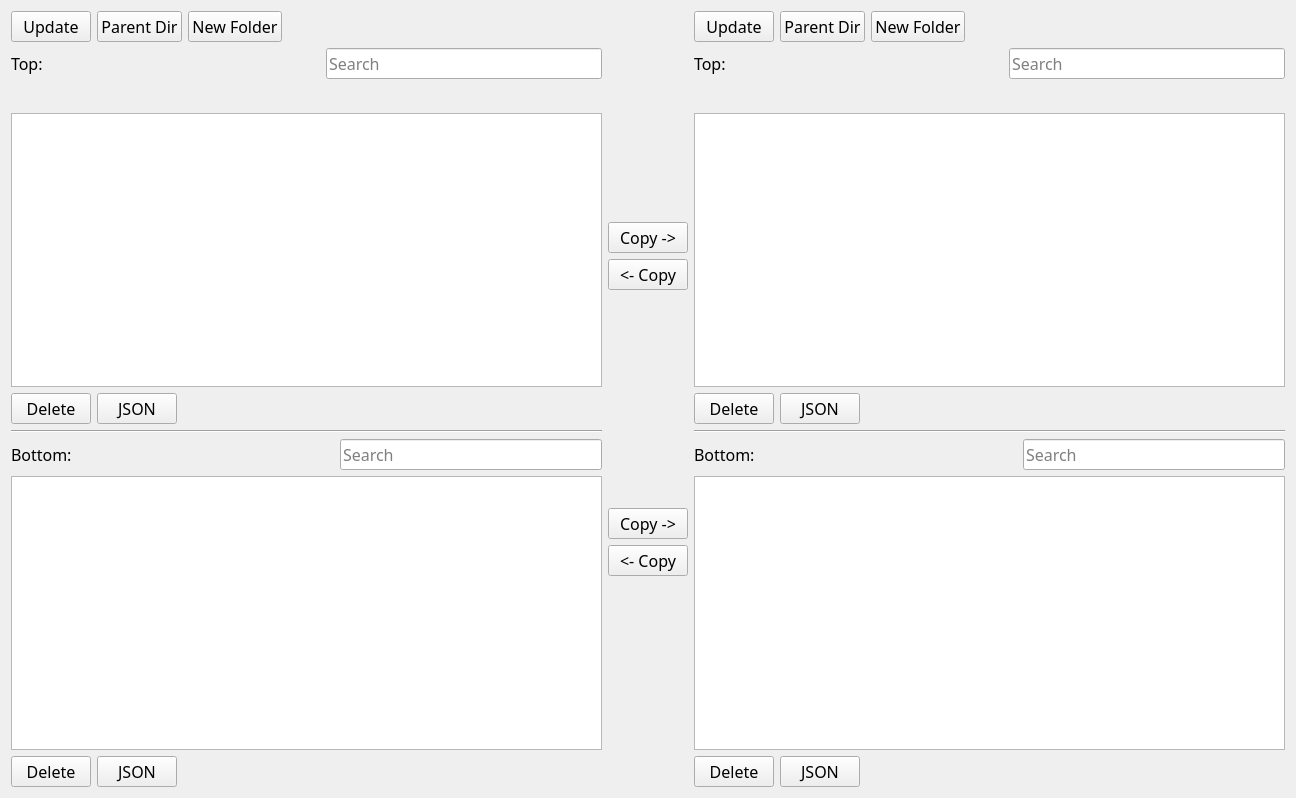
<?xml version="1.0" encoding="UTF-8"?>
<ui version="4.0">
 <class>Form</class>
 <widget class="QWidget" name="Form">
  <property name="geometry">
   <rect>
    <x>0</x>
    <y>0</y>
    <width>1296</width>
    <height>798</height>
   </rect>
  </property>
  <property name="windowTitle">
   <string>Form</string>
  </property>
  <layout class="QHBoxLayout" name="horizontalLayout_11">
   <item>
    <layout class="QVBoxLayout" name="verticalLayout_2">
     <item>
      <layout class="QHBoxLayout" name="horizontalLayout">
       <item>
        <widget class="QPushButton" name="pushButtonUpdateLeft">
         <property name="font">
          <font>
           <family>Waree</family>
           <pointsize>12</pointsize>
          </font>
         </property>
         <property name="toolTip">
          <string>Update the list of monitors. </string>
         </property>
         <property name="text">
          <string>Update</string>
         </property>
        </widget>
       </item>
       <item>
        <widget class="QPushButton" name="pushButtonParentDirLeft">
         <property name="font">
          <font>
           <family>Waree</family>
           <pointsize>12</pointsize>
          </font>
         </property>
         <property name="toolTip">
          <string>Go up one level to the parent directory of the current directory. </string>
         </property>
         <property name="text">
          <string>Parent Dir</string>
         </property>
        </widget>
       </item>
       <item>
        <widget class="QPushButton" name="pushButtonNewFolderLeft">
         <property name="font">
          <font>
           <family>Waree</family>
           <pointsize>12</pointsize>
          </font>
         </property>
         <property name="text">
          <string>New Folder</string>
         </property>
        </widget>
       </item>
       <item>
        <spacer name="horizontalSpacer">
         <property name="orientation">
          <enum>Qt::Horizontal</enum>
         </property>
         <property name="sizeHint" stdset="0">
          <size>
           <width>40</width>
           <height>20</height>
          </size>
         </property>
        </spacer>
       </item>
      </layout>
     </item>
     <item>
      <layout class="QHBoxLayout" name="horizontalLayout_7">
       <item>
        <widget class="QLabel" name="labelTopLeft">
         <property name="font">
          <font>
           <family>Waree</family>
           <pointsize>12</pointsize>
          </font>
         </property>
         <property name="text">
          <string>Top:</string>
         </property>
        </widget>
       </item>
       <item>
        <spacer name="horizontalSpacer_7">
         <property name="orientation">
          <enum>Qt::Horizontal</enum>
         </property>
         <property name="sizeHint" stdset="0">
          <size>
           <width>40</width>
           <height>20</height>
          </size>
         </property>
        </spacer>
       </item>
       <item>
        <widget class="QLineEdit" name="lineEditSearchTopLeft">
         <property name="font">
          <font>
           <family>Waree</family>
           <pointsize>12</pointsize>
          </font>
         </property>
         <property name="toolTip">
          <string>Filter what's in the monitors list (case sensitive).</string>
         </property>
         <property name="placeholderText">
          <string>Search</string>
         </property>
        </widget>
       </item>
      </layout>
     </item>
     <item>
      <widget class="QLabel" name="labelTopPathLeft">
       <property name="font">
        <font>
         <family>Waree</family>
         <pointsize>12</pointsize>
        </font>
       </property>
       <property name="text">
        <string/>
       </property>
      </widget>
     </item>
     <item>
      <widget class="QListWidget" name="listWidgetTopLeft">
       <property name="font">
        <font>
         <family>Waree</family>
         <pointsize>12</pointsize>
        </font>
       </property>
       <property name="selectionMode">
        <enum>QAbstractItemView::ExtendedSelection</enum>
       </property>
       <property name="sortingEnabled">
        <bool>true</bool>
       </property>
      </widget>
     </item>
     <item>
      <layout class="QHBoxLayout" name="horizontalLayout_3">
       <item>
        <widget class="QPushButton" name="pushButtonDeleteTopLeft">
         <property name="font">
          <font>
           <family>Waree</family>
           <pointsize>12</pointsize>
          </font>
         </property>
         <property name="toolTip">
          <string>Delete the selected monitor(s). Be careful, this is permanent. </string>
         </property>
         <property name="text">
          <string>Delete</string>
         </property>
        </widget>
       </item>
       <item>
        <widget class="QPushButton" name="pushButtonJSONTopLeft">
         <property name="font">
          <font>
           <family>Waree</family>
           <pointsize>12</pointsize>
          </font>
         </property>
         <property name="toolTip">
          <string>Display Monitor(s) as JSON</string>
         </property>
         <property name="text">
          <string>JSON</string>
         </property>
        </widget>
       </item>
       <item>
        <spacer name="horizontalSpacer_3">
         <property name="orientation">
          <enum>Qt::Horizontal</enum>
         </property>
         <property name="sizeHint" stdset="0">
          <size>
           <width>40</width>
           <height>20</height>
          </size>
         </property>
        </spacer>
       </item>
      </layout>
     </item>
     <item>
      <widget class="Line" name="line">
       <property name="orientation">
        <enum>Qt::Horizontal</enum>
       </property>
      </widget>
     </item>
     <item>
      <layout class="QHBoxLayout" name="horizontalLayout_8">
       <item>
        <widget class="QLabel" name="labelBottomLeft">
         <property name="font">
          <font>
           <family>Waree</family>
           <pointsize>12</pointsize>
          </font>
         </property>
         <property name="text">
          <string>Bottom:</string>
         </property>
        </widget>
       </item>
       <item>
        <spacer name="horizontalSpacer_8">
         <property name="orientation">
          <enum>Qt::Horizontal</enum>
         </property>
         <property name="sizeHint" stdset="0">
          <size>
           <width>40</width>
           <height>20</height>
          </size>
         </property>
        </spacer>
       </item>
       <item>
        <widget class="QLineEdit" name="lineEditSearchBottomLeft">
         <property name="font">
          <font>
           <family>Waree</family>
           <pointsize>12</pointsize>
          </font>
         </property>
         <property name="placeholderText">
          <string>Search</string>
         </property>
        </widget>
       </item>
      </layout>
     </item>
     <item>
      <widget class="QListWidget" name="listWidgetBottomLeft">
       <property name="font">
        <font>
         <family>Waree</family>
         <pointsize>12</pointsize>
        </font>
       </property>
       <property name="selectionMode">
        <enum>QAbstractItemView::ExtendedSelection</enum>
       </property>
       <property name="sortingEnabled">
        <bool>true</bool>
       </property>
      </widget>
     </item>
     <item>
      <layout class="QHBoxLayout" name="horizontalLayout_5">
       <item>
        <widget class="QPushButton" name="pushButtonDeleteBottomLeft">
         <property name="font">
          <font>
           <family>Waree</family>
           <pointsize>12</pointsize>
          </font>
         </property>
         <property name="toolTip">
          <string>Delete the selected connection(s). Be careful, this is permanent. </string>
         </property>
         <property name="text">
          <string>Delete</string>
         </property>
        </widget>
       </item>
       <item>
        <widget class="QPushButton" name="pushButtonJSONBottomLeft">
         <property name="font">
          <font>
           <family>Waree</family>
           <pointsize>12</pointsize>
          </font>
         </property>
         <property name="toolTip">
          <string>Display Connection(s) as JSON</string>
         </property>
         <property name="text">
          <string>JSON</string>
         </property>
        </widget>
       </item>
       <item>
        <spacer name="horizontalSpacer_5">
         <property name="orientation">
          <enum>Qt::Horizontal</enum>
         </property>
         <property name="sizeHint" stdset="0">
          <size>
           <width>40</width>
           <height>20</height>
          </size>
         </property>
        </spacer>
       </item>
      </layout>
     </item>
    </layout>
   </item>
   <item>
    <layout class="QVBoxLayout" name="verticalLayoutCenterButton">
     <item>
      <spacer name="verticalSpacer_2">
       <property name="orientation">
        <enum>Qt::Vertical</enum>
       </property>
       <property name="sizeHint" stdset="0">
        <size>
         <width>20</width>
         <height>40</height>
        </size>
       </property>
      </spacer>
     </item>
     <item>
      <widget class="QPushButton" name="pushButtonCopyTopLeftToRight">
       <property name="font">
        <font>
         <family>Waree</family>
         <pointsize>12</pointsize>
        </font>
       </property>
       <property name="toolTip">
        <string>Copy monitor(s) from one org to another (with or without associated webhook connections)</string>
       </property>
       <property name="text">
        <string>Copy -&gt;</string>
       </property>
      </widget>
     </item>
     <item>
      <widget class="QPushButton" name="pushButtonCopyTopRightToLeft">
       <property name="font">
        <font>
         <family>Waree</family>
         <pointsize>12</pointsize>
        </font>
       </property>
       <property name="toolTip">
        <string>Copy monitor(s) from one org to another (with or without associated webhook connections)</string>
       </property>
       <property name="text">
        <string>&lt;- Copy</string>
       </property>
      </widget>
     </item>
     <item>
      <spacer name="verticalSpacer">
       <property name="orientation">
        <enum>Qt::Vertical</enum>
       </property>
       <property name="sizeType">
        <enum>QSizePolicy::MinimumExpanding</enum>
       </property>
       <property name="sizeHint" stdset="0">
        <size>
         <width>20</width>
         <height>80</height>
        </size>
       </property>
      </spacer>
     </item>
     <item>
      <widget class="QPushButton" name="pushButtonCopyBottomLeftToRight">
       <property name="font">
        <font>
         <family>Waree</family>
         <pointsize>12</pointsize>
        </font>
       </property>
       <property name="toolTip">
        <string>Copy connection(s) from org to org. </string>
       </property>
       <property name="text">
        <string>Copy -&gt;</string>
       </property>
      </widget>
     </item>
     <item>
      <widget class="QPushButton" name="pushButtonCopyBottomRightToLeft">
       <property name="font">
        <font>
         <family>Waree</family>
         <pointsize>12</pointsize>
        </font>
       </property>
       <property name="toolTip">
        <string>Copy connection(s) from org to org. </string>
       </property>
       <property name="text">
        <string>&lt;- Copy</string>
       </property>
      </widget>
     </item>
     <item>
      <spacer name="verticalSpacer_3">
       <property name="orientation">
        <enum>Qt::Vertical</enum>
       </property>
       <property name="sizeHint" stdset="0">
        <size>
         <width>20</width>
         <height>40</height>
        </size>
       </property>
      </spacer>
     </item>
    </layout>
   </item>
   <item>
    <layout class="QVBoxLayout" name="verticalLayout_3">
     <item>
      <layout class="QHBoxLayout" name="horizontalLayout_2">
       <item>
        <widget class="QPushButton" name="pushButtonUpdateRight">
         <property name="font">
          <font>
           <family>Waree</family>
           <pointsize>12</pointsize>
          </font>
         </property>
         <property name="toolTip">
          <string>Update the list of monitors. </string>
         </property>
         <property name="text">
          <string>Update</string>
         </property>
        </widget>
       </item>
       <item>
        <widget class="QPushButton" name="pushButtonParentDirRight">
         <property name="font">
          <font>
           <family>Waree</family>
           <pointsize>12</pointsize>
          </font>
         </property>
         <property name="toolTip">
          <string>Go up one level to the parent directory of the current directory. </string>
         </property>
         <property name="text">
          <string>Parent Dir</string>
         </property>
        </widget>
       </item>
       <item>
        <widget class="QPushButton" name="pushButtonNewFolderRight">
         <property name="font">
          <font>
           <family>Waree</family>
           <pointsize>12</pointsize>
          </font>
         </property>
         <property name="text">
          <string>New Folder</string>
         </property>
        </widget>
       </item>
       <item>
        <spacer name="horizontalSpacer_2">
         <property name="orientation">
          <enum>Qt::Horizontal</enum>
         </property>
         <property name="sizeHint" stdset="0">
          <size>
           <width>40</width>
           <height>20</height>
          </size>
         </property>
        </spacer>
       </item>
      </layout>
     </item>
     <item>
      <layout class="QHBoxLayout" name="horizontalLayout_9">
       <item>
        <widget class="QLabel" name="labelTopRight">
         <property name="font">
          <font>
           <family>Waree</family>
           <pointsize>12</pointsize>
          </font>
         </property>
         <property name="text">
          <string>Top:</string>
         </property>
        </widget>
       </item>
       <item>
        <spacer name="horizontalSpacer_9">
         <property name="orientation">
          <enum>Qt::Horizontal</enum>
         </property>
         <property name="sizeHint" stdset="0">
          <size>
           <width>40</width>
           <height>20</height>
          </size>
         </property>
        </spacer>
       </item>
       <item>
        <widget class="QLineEdit" name="lineEditSearchTopRight">
         <property name="font">
          <font>
           <family>Waree</family>
           <pointsize>12</pointsize>
          </font>
         </property>
         <property name="toolTip">
          <string>Filter what's in the monitors list (case sensitive).</string>
         </property>
         <property name="placeholderText">
          <string>Search</string>
         </property>
        </widget>
       </item>
      </layout>
     </item>
     <item>
      <widget class="QLabel" name="labelTopPathRight">
       <property name="font">
        <font>
         <family>Waree</family>
         <pointsize>12</pointsize>
        </font>
       </property>
       <property name="text">
        <string/>
       </property>
      </widget>
     </item>
     <item>
      <widget class="QListWidget" name="listWidgetTopRight">
       <property name="font">
        <font>
         <family>Waree</family>
         <pointsize>12</pointsize>
        </font>
       </property>
       <property name="selectionMode">
        <enum>QAbstractItemView::ExtendedSelection</enum>
       </property>
       <property name="sortingEnabled">
        <bool>true</bool>
       </property>
      </widget>
     </item>
     <item>
      <layout class="QHBoxLayout" name="horizontalLayout_4">
       <item>
        <widget class="QPushButton" name="pushButtonDeleteTopRight">
         <property name="font">
          <font>
           <family>Waree</family>
           <pointsize>12</pointsize>
          </font>
         </property>
         <property name="toolTip">
          <string>Delete the selected monitor(s). Be careful, this is permanent. </string>
         </property>
         <property name="text">
          <string>Delete</string>
         </property>
        </widget>
       </item>
       <item>
        <widget class="QPushButton" name="pushButtonJSONTopRight">
         <property name="font">
          <font>
           <family>Waree</family>
           <pointsize>12</pointsize>
          </font>
         </property>
         <property name="toolTip">
          <string>Display Monitor(s) as JSON</string>
         </property>
         <property name="text">
          <string>JSON</string>
         </property>
        </widget>
       </item>
       <item>
        <spacer name="horizontalSpacer_4">
         <property name="orientation">
          <enum>Qt::Horizontal</enum>
         </property>
         <property name="sizeHint" stdset="0">
          <size>
           <width>40</width>
           <height>20</height>
          </size>
         </property>
        </spacer>
       </item>
      </layout>
     </item>
     <item>
      <widget class="Line" name="line_2">
       <property name="orientation">
        <enum>Qt::Horizontal</enum>
       </property>
      </widget>
     </item>
     <item>
      <layout class="QHBoxLayout" name="horizontalLayout_10">
       <item>
        <widget class="QLabel" name="labelBottomRight">
         <property name="font">
          <font>
           <family>Waree</family>
           <pointsize>12</pointsize>
          </font>
         </property>
         <property name="text">
          <string>Bottom:</string>
         </property>
        </widget>
       </item>
       <item>
        <spacer name="horizontalSpacer_10">
         <property name="orientation">
          <enum>Qt::Horizontal</enum>
         </property>
         <property name="sizeHint" stdset="0">
          <size>
           <width>40</width>
           <height>20</height>
          </size>
         </property>
        </spacer>
       </item>
       <item>
        <widget class="QLineEdit" name="lineEditSearchBottomRight">
         <property name="font">
          <font>
           <family>Waree</family>
           <pointsize>12</pointsize>
          </font>
         </property>
         <property name="placeholderText">
          <string>Search</string>
         </property>
        </widget>
       </item>
      </layout>
     </item>
     <item>
      <widget class="QListWidget" name="listWidgetBottomRight">
       <property name="font">
        <font>
         <family>Waree</family>
         <pointsize>12</pointsize>
        </font>
       </property>
       <property name="selectionMode">
        <enum>QAbstractItemView::ExtendedSelection</enum>
       </property>
       <property name="sortingEnabled">
        <bool>true</bool>
       </property>
      </widget>
     </item>
     <item>
      <layout class="QHBoxLayout" name="horizontalLayout_6">
       <item>
        <widget class="QPushButton" name="pushButtonDeleteBottomRight">
         <property name="font">
          <font>
           <family>Waree</family>
           <pointsize>12</pointsize>
          </font>
         </property>
         <property name="toolTip">
          <string>Delete the selected connection(s). Be careful, this is permanent. </string>
         </property>
         <property name="text">
          <string>Delete</string>
         </property>
        </widget>
       </item>
       <item>
        <widget class="QPushButton" name="pushButtonJSONBottomRight">
         <property name="font">
          <font>
           <family>Waree</family>
           <pointsize>12</pointsize>
          </font>
         </property>
         <property name="toolTip">
          <string>Display Connection(s) as JSON</string>
         </property>
         <property name="text">
          <string>JSON</string>
         </property>
        </widget>
       </item>
       <item>
        <spacer name="horizontalSpacer_6">
         <property name="orientation">
          <enum>Qt::Horizontal</enum>
         </property>
         <property name="sizeHint" stdset="0">
          <size>
           <width>40</width>
           <height>20</height>
          </size>
         </property>
        </spacer>
       </item>
      </layout>
     </item>
    </layout>
   </item>
  </layout>
 </widget>
 <resources/>
 <connections/>
</ui>
